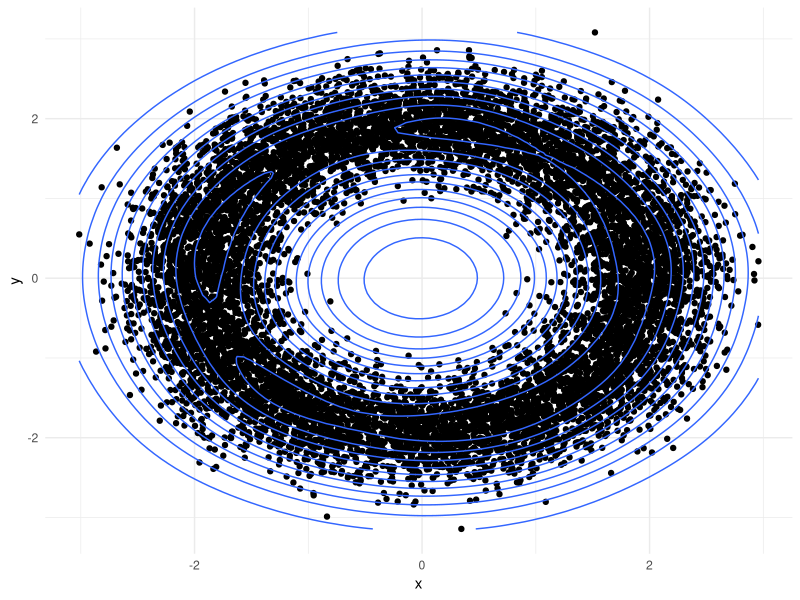
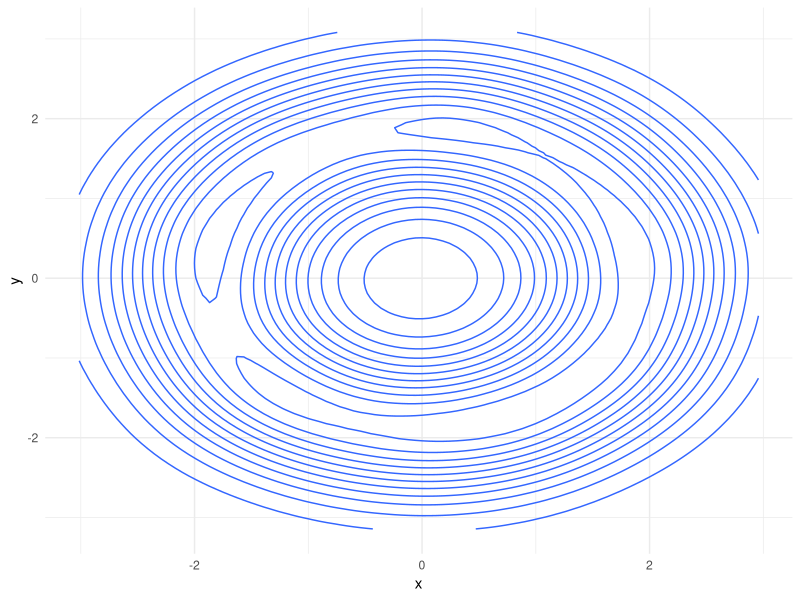

Here is the R script that generated these plots, in order:
#' bivariate donut
#' 
#' \theta ~ U(0,2*pi)
#' r ~ N(1,1/4)
#' 
#' x = f(\theta,r) = r*cos(\theta)
#' y = f(\theta,r) = r*sin(\theta)
#' 
#' r = f(x,y) = sqrt(x^2+y^2)
#'
#' theta = f(x,y) = arcsin(y/r) = arccos(x/r)
r_bivariate_donut <- function(n, r_mu=1, r_sd=r_mu/4) {
  thetas <- runif(n,0,2*pi)
  rs <- rnorm(n, r_mu, r_sd)
  x <- rs * cos(thetas)
	y <- rs * sin(thetas)
	return(cbind(x=x, y=y))
}

d_bivariate_donut <- function(x, y, r_mu=1, r_sd=r_mu/4, log=TRUE) {
  r <- sqrt(x^2,y^2)
#	theta <- asin(y/r)
# dunif(theta, 0,2*pi)
  cds <- dnorm(r,r_mu,r_sd,log=log)
  if (isTRUE(log)) 
		return(sum(cds))
	else
		return(prod(cds))
}

library(ggplot2)
draw_donut <- data.frame(r_bivariate_donut(10^4, 2,2/6))

pl_sim <- ggplot(data=draw_donut, aes(x=x, y=y)) + 
	geom_point() + geom_density2d(adjust=2) +
	theme_minimal()

pl_sim_only_density <- ggplot(data=draw_donut, aes(x=x, y=y)) + 
	geom_density2d(adjust=2) +
	theme_minimal()

print(pl_sim)
print(pl_sim_only_density)
print(cov(draw_donut))

#' What does Gibbs do?
#' What does Metropolis do?



